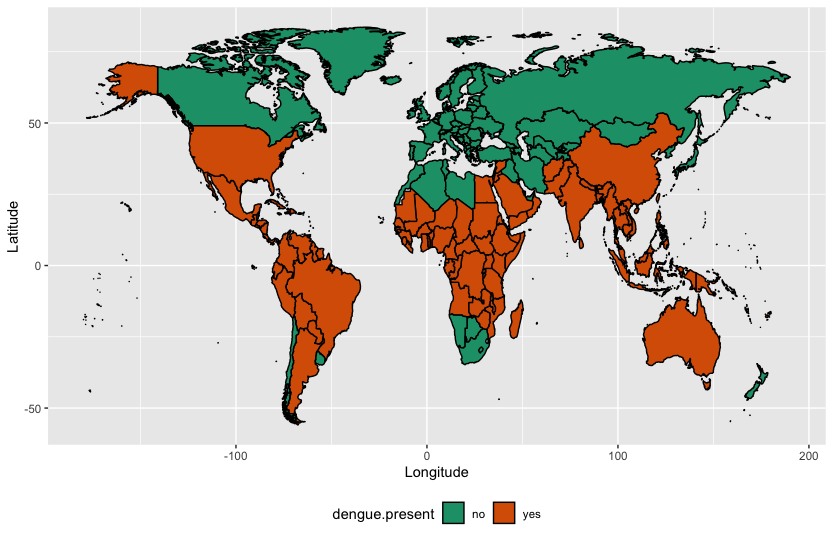

Source code (R):
library(denguedatahub)
library(ggplot2)
library(maps)
library(magrittr)
library(viridis)

worlddata2019 <- dplyr::filter(world_annual, year==2019)
ggplot(worlddata2019, aes(x = long,
                          y = lat,
                          group=group,
                          fill = dengue.present)) +
  geom_polygon(color = "black") +
  labs(x = "Longitude",
       y = "Latitude") +
  theme(legend.position = "bottom") + 
  scale_fill_brewer(palette = "Dark2") 
